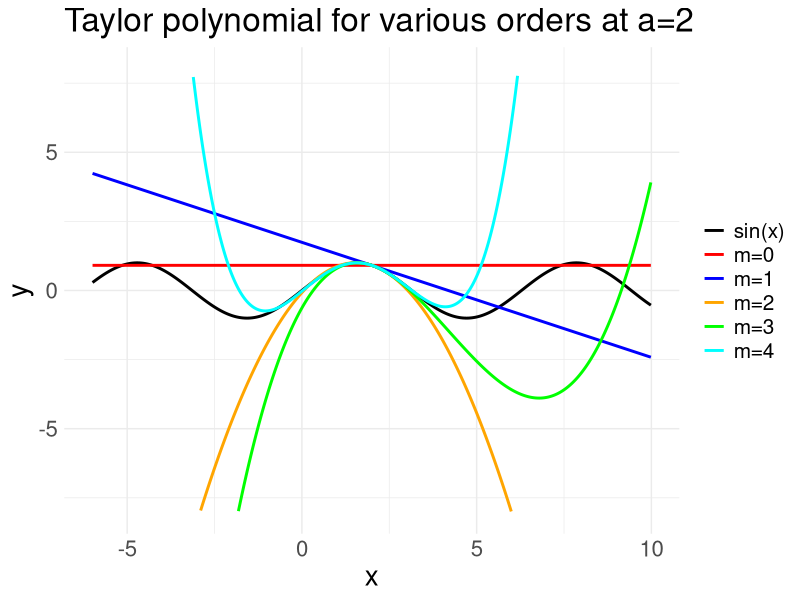

Source code (R):
# ------------------------------------------------------------------------------
# mathematical concepts

# FIG: plot taylor polynomial of 0-4 orders for sin(x).
# ------------------------------------------------------------------------------

set.seed(1L)

library(ggplot2)
library(dplyr)

# DATA -------------------------------------------------------------------------

x <- seq(-15, 15, length.out = 1000)
a <- 2  # Expansion point

# Taylor series approximations
y0 <- rep(sin(a), length(x))
y1 <- y0 + cos(a) * (x - a) / factorial(1)
y2 <- y1 - sin(a) * (x - a)^2 / factorial(2)
y3 <- y2 - cos(a) * (x - a)^3 / factorial(3)
y4 <- y3 + sin(a) * (x - a)^4 / factorial(4)

df <- data.frame(
  x = rep(x, 6),
  y = c(sin(x), y0, y1, y2, y3, y4),
  order = factor(rep(c("sin(x)", "m=0", "m=1", "m=2", "m=3", "m=4"), each = length(x)),
                 levels = c("sin(x)", "m=0", "m=1", "m=2", "m=3", "m=4"))
)

# PLOT -------------------------------------------------------------------------

colors <- c("black", "red", "blue", "orange", "green", "cyan")

plot <- ggplot(df, aes(x = x, y = y, color = order)) +
  geom_line(size = 1) +
  scale_color_manual(values = colors) +
  labs(
    title = "Taylor polynomial for various orders at a=2",
    x = "x",
    y = "y",
    color = "Order"
  ) +
  xlim(-6, 10) + ylim(-8, 8) +
  theme_minimal() +
  theme(
    text = element_text(size = 20),
    legend.position = "right",
    legend.title = element_blank(),
    legend.text = element_text(size = 15)
  )

if (interactive()) print(plot)
ggsave("../figure/taylor_univariate.png", plot, width = 10, height = 8)
